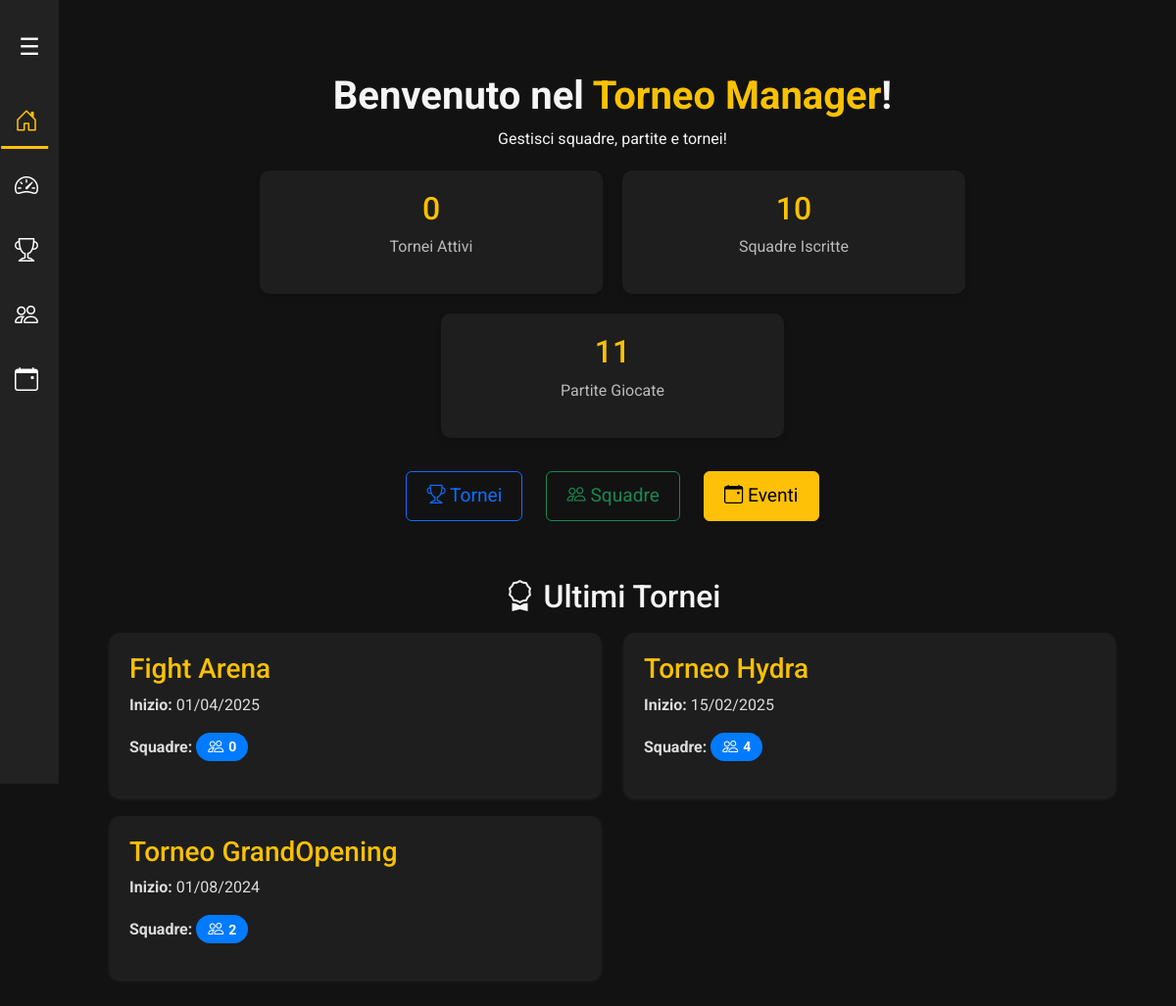
The page / on the database its author committed.
### backend/models/torneo.py (models this page shows, shortened)
class Torneo(models.Model):
    FORMATI_TORNEO = [
        ('DRAFT', 'Draft'),
        ('ARAM', 'ARAM'),
    ]
    id = models.AutoField(primary_key=True)  # ID auto-incrementale
    nome = models.CharField(max_length=100)  # Nome del torneo
    data_inizio = models.DateField()  # Data di inizio
    data_fine = models.DateField()  # Data di fine
    fascia_oraria = models.CharField(max_length=50)  # Fascia oraria es. "18:00 - 22:00"
    formato = models.CharField(max_length=10, choices=FORMATI_TORNEO, default='DRAFT')  # ENUM: 'DRAFT', 'ARAM'
    is_active = models.BooleanField(default=True)  # Stato del torneo (attivo/archiviato)

### api/views/views_home.py (the view)
# urls.py: path('', home, name='home'),
def home(request):
    oggi = date.today()
    ultimi_tornei = Torneo.objects.filter(is_active=True).order_by('-data_inizio')[:4]
    tornei_attivi = Torneo.objects.filter(data_inizio__lte=oggi, data_fine__gte=oggi, is_active=True)
    tornei_attivi_counter = tornei_attivi.count()
    totale_squadre = Squadra.objects.count()
    totale_partite = Partita.objects.filter(conclusa=True).count()
    tornei_con_squadre = [
        {
            'nome': torneo.nome,
            'data_inizio': torneo.data_inizio,
            'num_squadre': Iscrizione.objects.filter(torneo=torneo).count()
        }
        for torneo in ultimi_tornei
    ]
    return render(request, 'modules/home/home.html', {
        'tornei_con_squadre': tornei_con_squadre,
        'tornei_attivi': tornei_attivi_counter,
        'totale_squadre': totale_squadre,
        'totale_partite': totale_partite,
        'active_page': 'home'
    })

### frontend/templates/modules/home/home.html (shortened to what this page needs)
{% extends "modules/base/base.html" %}
{% load static %}
{% block extra_css %}
<link rel="stylesheet" href="{% static 'home/home.css' %}">
{% endblock %}
{% block content %}
    <div class="container mt-4">
        <div class="text-center">
            <h1 class="title">Benvenuto nel <span class="highlight">Torneo Manager</span>!</h1>
            <p>Gestisci squadre, partite e tornei!</p>
        </div>
        <div class="row text-center stats-container">
            <div class="col-md-4 stat-card">
                <h3>{{ tornei_attivi }}</h3>
                <p>Tornei Attivi</p>
            </div>
            <div class="col-md-4 stat-card">
                <h3>{{ totale_squadre }}</h3>
                <p>Squadre Iscritte</p>
            </div>
            <div class="col-md-4 stat-card">
                <h3>{{ totale_partite }}</h3>
                <p>Partite Giocate</p>
            </div>
        </div>
        <div class="nav-buttons text-center mt-4">
            <a href="{% url 'tornei_page' %}" class="btn {% if request.resolver_match.url_name == 'tornei_page' %}btn-primary{% else %}btn-outline-primary{% endif %}">
                <i class="bi bi-trophy"></i> Tornei
            </a>
            <a href="{% url 'squadre_page' %}" class="btn {% if request.resolver_match.url_name == 'squadre_page' %}btn-success{% else %}btn-outline-success{% endif %}">
                <i class="bi bi-people"></i> Squadre
            </a>
            <a {% if 'eventi' in request.resolver_match.namespaces %} href="{% url 'eventi' %}" {% else %} href="#" {% endif %} class="btn btn-warning">
                <i class="bi bi-calendar-event"></i> Eventi
            </a>
        </div>
        <div class="latest-tournaments mt-5">
            <h2 class="text-center"><i class="bi bi-award"></i> Ultimi Tornei</h2>
            <div class="row">
                {% for torneo in tornei_con_squadre %}
                <div class="col-md-6">
                    <div class="tournament-panel">
                        <h3>{{ torneo.nome }}</h3>
                        <p><strong>Inizio:</strong> {{ torneo.data_inizio|date:"d/m/Y"}}</p>
                        <p><strong>Squadre:</strong>
                            <span class="badge badge-info"><i class="bi bi-people"></i> {{ torneo.num_squadre }}</span>
                        </p>
                    </div>
                </div>
                {% empty %}
                <p class="text-center text-muted">Nessun torneo recente.</p>
                {% endfor %}
            </div>
        </div>
{% endblock %}

### frontend/templates/modules/base/base.css (style rules this page uses)
body { background-color: #121212; color: #f5f5f5; font-family: 'Arial', sans-serif; }
.col-md-6 { display: flex; flex-direction: column; justify-content: center; }

### frontend/templates/modules/home/home.css (style rules this page uses)
body { background-color: #121212; color: #f5f5f5; font-family: 'Roboto', sans-serif; }
.title { font-size: 2.5rem; font-weight: bold; }
.highlight { color: #f8c102; }
.stats-container { display: flex; justify-content: center; gap: 20px; margin-top: 20px; }
.stat-card { background: #1e1e1e; padding: 20px; border-radius: 10px; box-shadow: 0 4px 6px rgba(0, 0, 0, 0.1); }
.stat-card h3 { font-size: 2rem; color: #f8c102; }
.stat-card p { margin-top: 5px; color: #bbb; }
.nav-buttons a { margin: 10px; padding: 10px 20px; font-size: 1.2rem; }
.badge-info { background-color: #007bff; color: white; padding: 6px 12px; font-size: 14px; border-radius: 20px; font-weight: bold; display: inline-flex; align-items: center; gap: 5px; }
.badge-info i { font-size: 16px; }
.tournament-panel { background-color: #1e1e1e; padding: 20px; border-radius: 10px; margin: 10px 0; box-shadow: 0 2px 4px rgba(255, 255, 255, 0.1); transition: all 0.3s ease-in-out; }
.tournament-panel h3 { color: #f8c102; }
.tournament-panel p { color: #ddd; }

### rows shown on the page
Torneo: nome "Fight Arena", data_inizio "01/04/2025"
Torneo: nome "Torneo Hydra", data_inizio "15/02/2025"
Torneo: nome "Torneo GrandOpening", data_inizio "01/08/2024"

### other values the page prints
{{ tornei_attivi }} "0"
{{ totale_squadre }} "10"
{{ totale_partite }} "11"
{{ torneo.num_squadre }} "0" "4" "2"
